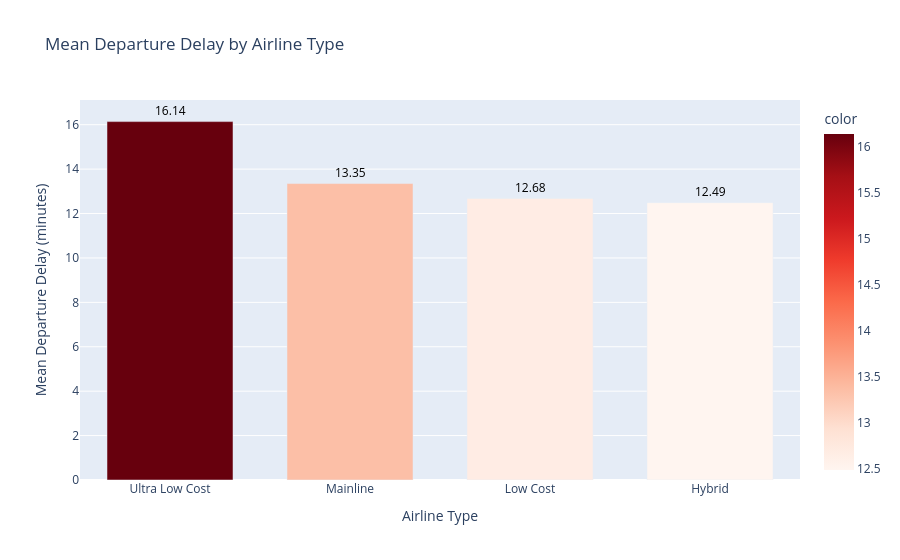

The cell this chart's notebook holds for it:
### Code cell
import plotly.express as px

type_delay = flight_data.groupby('AirlineType')['DepDelay'].mean().sort_values(ascending=False).round(2)

fig = px.bar(
    x=type_delay.index,
    y=type_delay.values,
    title='Mean Departure Delay by Airline Type',
    labels={'x': 'Airline Type', 'y': 'Mean Departure Delay (minutes)'},
    color=type_delay.values,
    color_continuous_scale='Reds'
)

fig.update_layout(
    xaxis_title='Airline Type',
    yaxis_title='Mean Departure Delay (minutes)',
    showlegend=False,
    bargap=0.3
)

# Add values on bars 
for i, v in enumerate(type_delay.values):
    fig.add_annotation(
        x=type_delay.index[i],
        y=v + 0.5,
        text=f'{v:.2f}',
        showarrow=False,
        font=dict(size=12, color='black')
    )

fig.show()

### Figure 1 — Plotly figure (JSON) as saved in the notebook; plotly's stock layout.template omitted (floating-point values rounded to 4 significant figures)
{"data": [{"hovertemplate": "Airline Type=%{x}<br>Mean Departure Delay (minutes)=%{y}<br>color=%{marker.color}<extra></extra>", "legendgroup": "", "marker": {"color": [16.14, 13.35, 12.68, 12.49], "coloraxis": "coloraxis", "pattern": {"shape": ""}}, "name": "", "orientation": "v", "showlegend": false, "textposition": "auto", "type": "bar", "x": ["Ultra Low Cost", "Mainline", "Low Cost", "Hybrid"], "xaxis": "x", "y": [16.14, 13.35, 12.68, 12.49], "yaxis": "y"}], "layout": {"annotations": [{"font": {"color": "black", "size": 12}, "showarrow": false, "text": "16.14", "x": "Ultra Low Cost", "y": 16.64}, {"font": {"color": "black", "size": 12}, "showarrow": false, "text": "13.35", "x": "Mainline", "y": 13.85}, {"font": {"color": "black", "size": 12}, "showarrow": false, "text": "12.68", "x": "Low Cost", "y": 13.18}, {"font": {"color": "black", "size": 12}, "showarrow": false, "text": "12.49", "x": "Hybrid", "y": 12.99}], "bargap": 0.3, "barmode": "relative", "coloraxis": {"colorbar": {"title": {"text": "color"}}, "colorscale": [[0, "rgb(255,245,240)"], [0.125, "rgb(254,224,210)"], [0.25, "rgb(252,187,161)"], [0.375, "rgb(252,146,114)"], [0.5, "rgb(251,106,74)"], [0.625, "rgb(239,59,44)"], [0.75, "rgb(203,24,29)"], [0.875, "rgb(165,15,21)"], [1, "rgb(103,0,13)"]]}, "legend": {"tracegroupgap": 0}, "showlegend": false, "title": {"text": "Mean Departure Delay by Airline Type"}, "xaxis": {"anchor": "y", "domain": [0, 1], "title": {"text": "Airline Type"}}, "yaxis": {"anchor": "x", "domain": [0, 1], "title": {"text": "Mean Departure Delay (minutes)"}}}}
